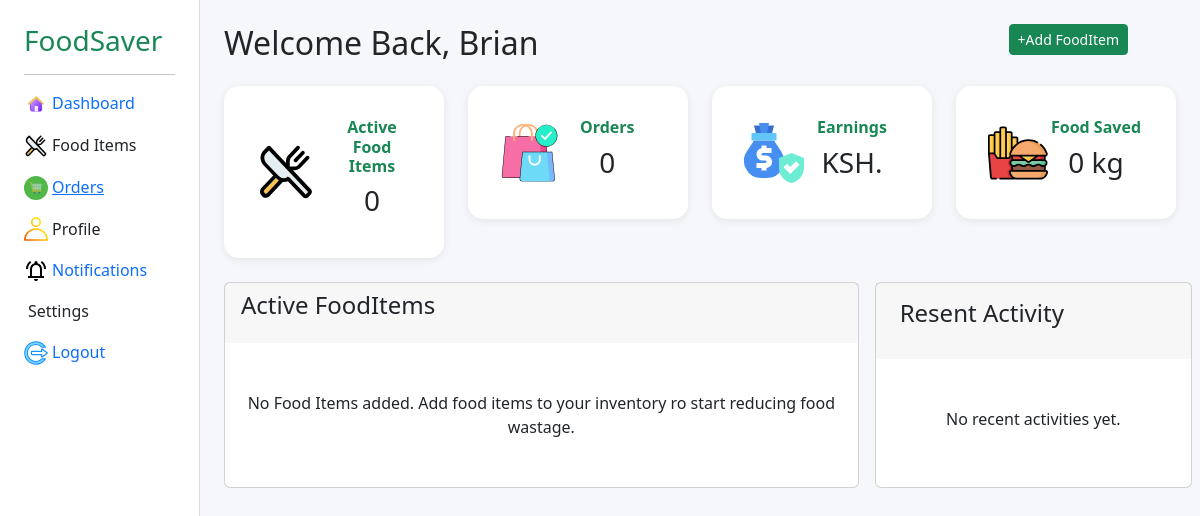
/donor_dashboard/ (signed in), run on an earlier commit of the app's database.
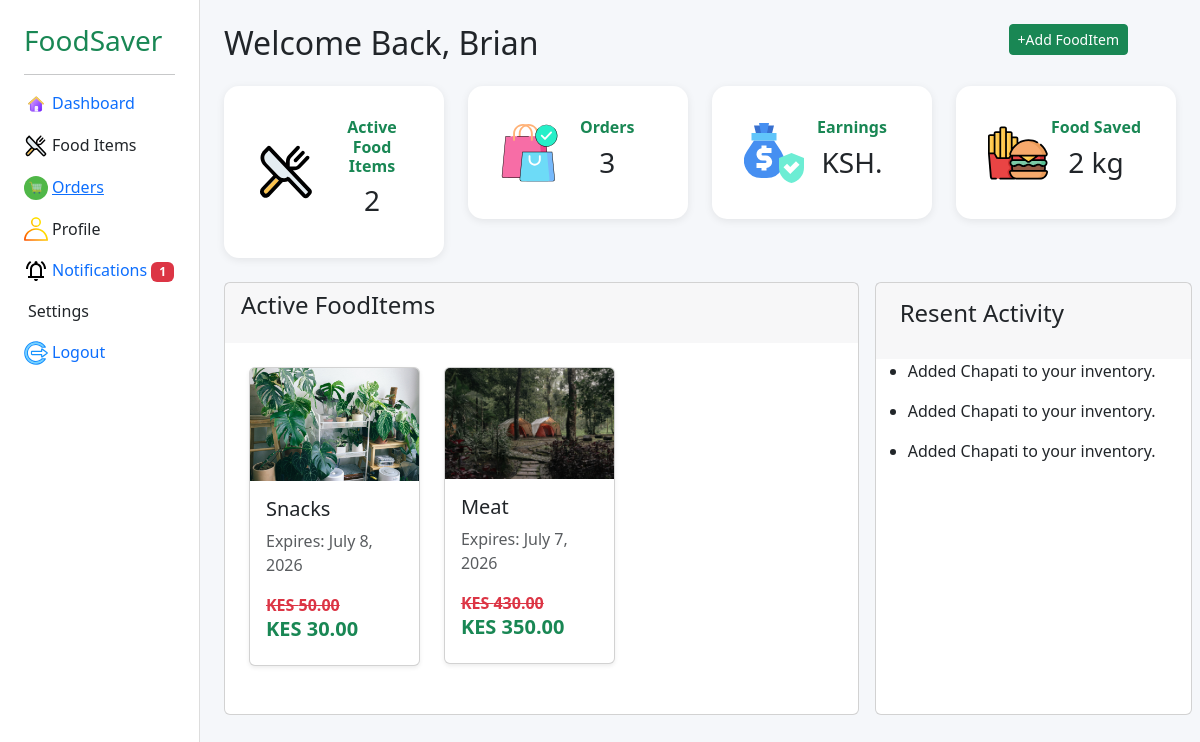
And on a later commit of the database.
### main/models.py (models this page shows, shortened)
class FoodItem(models.Model):
    name = models.CharField(max_length=200)
    original_price = models.DecimalField(max_digits=8, decimal_places=2, validators=[MinValueValidator(0.00)])
    discounted_price = models.DecimalField(max_digits=8, decimal_places=2, validators=[MinValueValidator(0.00)])
    stock = models.PositiveIntegerField()
    expiry_date = models.DateField()
    image = models.ImageField(upload_to="FoodItems/", null=True, blank=True)
    created_by = models.ForeignKey(User, on_delete=models.CASCADE)

class Activity(models.Model):
    user = models.ForeignKey(User, on_delete=models.CASCADE)
    action = models.CharField(max_length=255)
    created_at = models.DateTimeField(auto_now_add = True)

### main/views.py (the view)
# urls.py: path('donor_dashboard/', donor_dashboard, name='donor_dashboard'),
@login_required
def donor_dashboard(request):
    fooditems = FoodItem.objects.all().order_by('-id')
    total_fooditems = FoodItem.objects.count()
    total_orders = Order.objects.count()
    activitys = Activity.objects.all()[:3]
    food_saved = FoodItem.objects.all().count()
    unread_count = request.user.notifications.filter(is_read=False, role="donor").count()
    context = {
        "fooditems": fooditems,
        "total_fooditems": total_fooditems,
        "total_orders": total_orders,
        'food_saved': food_saved,
        'activitys':activitys,
        'unread_count':unread_count,
    }
    return render(
        request,
        "main/donor_dashboard.html",
        context
    )

### main/templates/main/donor_dashboard.html (shortened to what this page needs)
<!DOCTYPE html>
<html lang="en">
<head>
    {% load static %}
    <link href="https://cdn.jsdelivr.net/npm/bootstrap@5.3.8/dist/css/bootstrap.min.css" rel="stylesheet"
>
</head>
<body>
    {% load static %}
    <!DOCTYPE html>
    <html>
    <head>
        <link href="https://cdn.jsdelivr.net/npm/bootstrap@5.3.3/dist/css/bootstrap.min.css" rel="stylesheet">
    </head>
    <body>
        <div class="container-fluid">
            <div class="row">
                <div class="col-md-2 sidebar p-4 position-sticky top-0 d-md-block vh-100">
                    <h3 class="text-success">
                        FoodSaver
                    </h3>
                    <hr>
                    <ul class="nav flex-column">
                        <li class="nav-item mb-3">
                            <a href="{% url 'donor_dashboard' %}"
                                class="d-flex gap-1 align-items-center text-decoration-none">
                                <div><img src="{% static 'svgs\home.svg' %}" width="24px" alt=""></div>
                                <div>Dashboard</div>
                            </a>
                        </li>
                        <li class="nav-item mb-3">
                            <div class="d-flex gap-1 align-items-center">
                                <div><img src="{% static 'svgs\food.svg' %}" width="24px" alt=""></div>
                                <div>Food Items</div>
                            </div>
                        </li>
                        <li class="nav-item mb-3">
                            <a href="{% url 'donor_orders' %}" class="d-flex gap-1 align-items-center">
                                <div><img src="{% static 'svgs\order.svg' %}" width="24px" alt=""></div>
                                <div>Orders</div>
                            </a>
                        </li>
                        <li class="nav-item mb-3">
                            <div class="d-flex gap-1 align-items-center">
                                <div><img src="{% static 'svgs\profile (1).svg' %}" width="24px" alt=""></div>
                                <div>Profile</div>
                            </div>
                        </li>
                        <li class="nav-item mb-3">
                            <a href="{% url 'donor_notifications' %}"
                                class="d-flex gap-1 align-items-center text-decoration-none">
                                <div><img src="{% static 'svgs/notifications.svg' %}" width="24px" alt=""></div>
                                <div>Notifications
                                    {% if unread_count %}
                                    <span class="badge bg-danger">
                                        {{ unread_count }}
                                    </span>
                                    {% endif %}
                                </div>
                            </a>
                        </li>
                        <li class="nav-item">
                            <div class="d-flex gap-1 align-items-center">
                                <div>Settings</div>
                            </div>
                        </li>
                        <li class="nav-item mb-3 pt-3">
                            <a href="{% url 'logout' %}" class="d-flex gap-1 align-items-center text-decoration-none">
                                <div><img src="{% static 'svgs\logout.svg' %}" width="24px" alt=""></div>
                                <div>Logout</div>
                            </a>
                        </li>
                    </ul>
                </div>
                <div class="col-md-10 p-4">
                    <div class="d-flex justify-content-between">
                        <div>
                            <h2 class="mb-4">
                                Welcome Back, {{user.first_name}}
                            </h2>
                        </div>
                        <div>
                            <a class="btn btn-sm btn-success me-5" href="{% url 'add_food' %}">+Add FoodItem</a>
                        </div>
                    </div>
                    <div class="row mb-4">
                        <div class="col-md-3">
                            <div class="card stat-card p-3">
                                <div class="d-flex p-3 d-flex align-items-center gap-3">
                                    <div>
                                        <img src="{% static 'svgs\food.svg' %}" width="60px" alt="">
                                    </div>
                                    <div class="row text-center justify-content-center">
                                        <h6 class="text-success fw-bold">Active Food Items</h6>
                                        <h3>{{ total_fooditems }}</h1>
                                    </div>
                                </div>
                            </div>
                        </div>
                        <div class="col-md-3">
                            <div class="card stat-card p-3 gap-5">
                                <div class="d-flex p-3 d-flex align-items-center">
                                    <div><img src="{% static 'svgs\place-order.svg' %}" width="60px" alt=""></div>
                                    <div class="row text-center justify-content-center">
                                        <h6 class="text-success fw-bold">Orders</h6>
                                        <h3 class="text-center">{{total_orders}}</h3>
                                    </div>
                                </div>
                            </div>
                        </div>
                        <div class="col-md-3">
                            <div class="card stat-card p-3 gap-5">
                                <div class="d-flex p-3 d-flex align-items-center">
                                    <div><img src="{% static 'svgs\money.svg' %}" width="60px" alt=""></div>
                                    <div class="row text-center justify-content-center">
                                        <h6 class="text-success fw-bold">Earnings</h6>
                                        <h3 class="text-center">KSH. {{earnings}}</h3>
                                    </div>
                                </div>
                            </div>
                        </div>
                        <div class="col-md-3">
                            <div class="card stat-card p-3 gap-5">
                                <div class="d-flex p-3 d-flex align-items-center">
                                    <div><img src="{% static 'svgs\food (1).svg' %}" width="60px" alt=""></div>
                                    <div class="row text-center justify-content-center">
                                        <h6 class="text-success fw-bold">Food Saved</h6>
                                        <h3 class="text-center">{{food_saved}} kg</h3>
                                    </div>
                                </div>
                            </div>
                        </div>
                    </div>
                    <div class="d-flex gap-3">
                        <div class="card col-md-8">
                            <div style="background: rgba(15, 23, 42, 0.03);" class="m-0">
                                <h4 class="mb-4 ps-3 mt-2">
                                    Active FoodItems
                                </h4>
                            </div>
                            {% if fooditems %}
                            <div class="row p-4">
                                <div class="row" id="foodItems">
                                    {% for item in fooditems %}
                                    <div class="col-md-4 mb-4 food-card {% if forloop.counter > 6 %}d-none{% endif %}">
                                        <div class="card shadow-sm">
                                            <img src="{{ item.image.url }}" class="card-img-top" alt="{{ item.name }}">
                                            <div class="card-body">
                                                <h5 class="card-title">{{ item.name }}</h5>
                                                <p class="card-text text-muted">Expires: {{ item.expiry_date }}</p>
                                                <del class="fw-bold text-danger">KES {{ item.original_price }}</del>
                                                <h5 class="fw-bold text-success">KES {{ item.discounted_price }}</h5>
                                            </div>
                                        </div>
                                    </div>
                                    {% endfor %}
                                </div>
                            </div>
                            {% else %}
                            <div class="text-center py-5 rounded-3">No Food Items added. Add food items to your
                                inventory ro start reducing food wastage.</div>
                            {% endif %}
                        </div>
                        <div class="card col-md-4">
                            <div style="background: rgba(15, 23, 42, 0.03);" class="m-0 p-2">
                                <h4 class="mb-4 ps-3 mt-2">
                                    Resent Activity
                                </h4>
                            </div>
                            {% if activitys %}
                            <div>
                                {% for activity in activitys %}
                                <ul>
                                    <li>
                                        <p>{{activity.action}}</p>
                                    </li>
                                </ul>
                                {% endfor %}
                            </div>
                            {% else %}
                            <div class="text-center py-5 rounded-3">No recent activities yet.</div>
                            {% endif %}
                        </div>
                    </div>
                </div>
            </div>
        </div>
    </body>
    </html>
</body>
</html>

### main/templates/main/donor_dashboard.html (style rules this page uses)
body { background: #f5f7fa; }
.sidebar { min-height: 100vh; background: white; border-right: 1px solid #ddd; }
.stat-card { border: none; border-radius: 15px; box-shadow: 0 2px 8px rgba(0, 0, 0, .08); }
.food-card { border-radius: 15px; }

What changed in the data, as far as the page shows it:
added FoodItem: image (picture), name "Snacks", expiry_date "July 8, 2026", original_price "50.00", discounted_price "30.00"
added FoodItem: image (picture), name "Meat", expiry_date "July 7, 2026", original_price "430.00", discounted_price "350.00"
added Activity: action "Added Chapati to your inventory."
added Activity: action "Added Chapati to your inventory."
added Activity: action "Added Chapati to your inventory."
Also different on the page:
{{ unread_count }}: (not shown) → "1"
{{ total_fooditems }}: "0" → "2"
{{ total_orders }}: "0" → "3"
{{ food_saved }}: "0" → "2"
text no longer shown: "No Food Items added. Add food items to your inventory ro start reducing food wastage. No recent activities yet."
